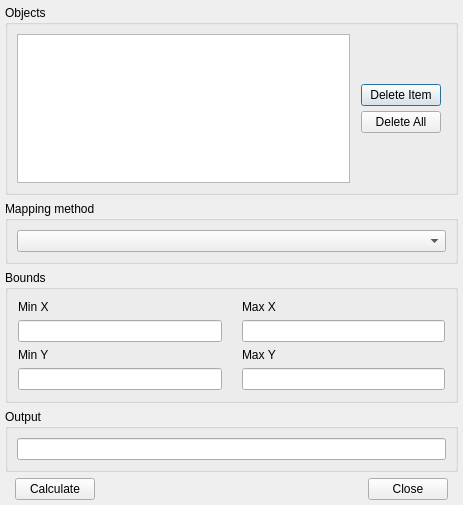
<?xml version="1.0" encoding="UTF-8"?>
<ui version="4.0">
 <class>spliner_dialog</class>
 <widget class="QDialog" name="spliner_dialog">
  <property name="geometry">
   <rect>
    <x>0</x>
    <y>0</y>
    <width>463</width>
    <height>505</height>
   </rect>
  </property>
  <property name="windowTitle">
   <string>Dialog</string>
  </property>
  <layout class="QVBoxLayout" name="verticalLayout_4">
   <property name="margin">
    <number>5</number>
   </property>
   <item>
    <layout class="QVBoxLayout" name="verticalLayout_6">
     <property name="spacing">
      <number>6</number>
     </property>
     <property name="margin">
      <number>0</number>
     </property>
     <item>
      <widget class="QGroupBox" name="gbObjects">
       <property name="title">
        <string>Objects</string>
       </property>
       <layout class="QHBoxLayout" name="horizontalLayout">
        <item>
         <widget class="QListWidget" name="listWidget"/>
        </item>
        <item>
         <layout class="QVBoxLayout" name="verticalLayout_2">
          <property name="spacing">
           <number>5</number>
          </property>
          <property name="margin">
           <number>5</number>
          </property>
          <item>
           <spacer name="verticalSpacer">
            <property name="orientation">
             <enum>Qt::Vertical</enum>
            </property>
            <property name="sizeHint" stdset="0">
             <size>
              <width>20</width>
              <height>40</height>
             </size>
            </property>
           </spacer>
          </item>
          <item>
           <widget class="QPushButton" name="pushButton_3">
            <property name="text">
             <string>Delete Item</string>
            </property>
           </widget>
          </item>
          <item>
           <widget class="QPushButton" name="pushButton_2">
            <property name="text">
             <string>Delete All</string>
            </property>
           </widget>
          </item>
          <item>
           <spacer name="verticalSpacer_2">
            <property name="orientation">
             <enum>Qt::Vertical</enum>
            </property>
            <property name="sizeHint" stdset="0">
             <size>
              <width>20</width>
              <height>40</height>
             </size>
            </property>
           </spacer>
          </item>
         </layout>
        </item>
       </layout>
      </widget>
     </item>
     <item>
      <widget class="QGroupBox" name="groupBox_3">
       <property name="title">
        <string>Mapping method</string>
       </property>
       <layout class="QVBoxLayout" name="verticalLayout_3">
        <item>
         <widget class="QComboBox" name="comboBox"/>
        </item>
       </layout>
      </widget>
     </item>
     <item>
      <widget class="QGroupBox" name="groupBox_2">
       <property name="title">
        <string>Bounds</string>
       </property>
       <layout class="QGridLayout" name="gridLayout_2">
        <property name="horizontalSpacing">
         <number>20</number>
        </property>
        <property name="margin">
         <number>10</number>
        </property>
        <item row="2" column="0">
         <widget class="QLineEdit" name="lineEdit_2"/>
        </item>
        <item row="2" column="1">
         <widget class="QLineEdit" name="lineEdit"/>
        </item>
        <item row="1" column="0">
         <widget class="QLabel" name="lblMinX">
          <property name="text">
           <string>Min X</string>
          </property>
         </widget>
        </item>
        <item row="1" column="1">
         <widget class="QLabel" name="lblMaxX">
          <property name="text">
           <string>Max X</string>
          </property>
         </widget>
        </item>
        <item row="3" column="0">
         <widget class="QLabel" name="lblMinY">
          <property name="text">
           <string>Min Y</string>
          </property>
         </widget>
        </item>
        <item row="3" column="1">
         <widget class="QLabel" name="lblMaxY">
          <property name="text">
           <string>Max Y</string>
          </property>
         </widget>
        </item>
        <item row="4" column="0">
         <widget class="QLineEdit" name="lineEdit_3"/>
        </item>
        <item row="4" column="1">
         <widget class="QLineEdit" name="lineEdit_4"/>
        </item>
       </layout>
      </widget>
     </item>
     <item>
      <widget class="QGroupBox" name="groupBox_4">
       <property name="title">
        <string>Output</string>
       </property>
       <layout class="QVBoxLayout" name="verticalLayout_5">
        <item>
         <widget class="QLineEdit" name="lineEdit_5"/>
        </item>
       </layout>
      </widget>
     </item>
     <item>
      <layout class="QHBoxLayout" name="horizontalLayout_2">
       <property name="leftMargin">
        <number>10</number>
       </property>
       <property name="topMargin">
        <number>0</number>
       </property>
       <property name="rightMargin">
        <number>10</number>
       </property>
       <item>
        <widget class="QPushButton" name="btnCalculate">
         <property name="text">
          <string>Calculate</string>
         </property>
        </widget>
       </item>
       <item>
        <spacer name="horizontalSpacer">
         <property name="orientation">
          <enum>Qt::Horizontal</enum>
         </property>
         <property name="sizeType">
          <enum>QSizePolicy::Expanding</enum>
         </property>
         <property name="sizeHint" stdset="0">
          <size>
           <width>40</width>
           <height>20</height>
          </size>
         </property>
        </spacer>
       </item>
       <item>
        <widget class="QPushButton" name="btnClose">
         <property name="text">
          <string>Close</string>
         </property>
        </widget>
       </item>
      </layout>
     </item>
    </layout>
   </item>
  </layout>
 </widget>
 <resources/>
 <connections/>
</ui>
